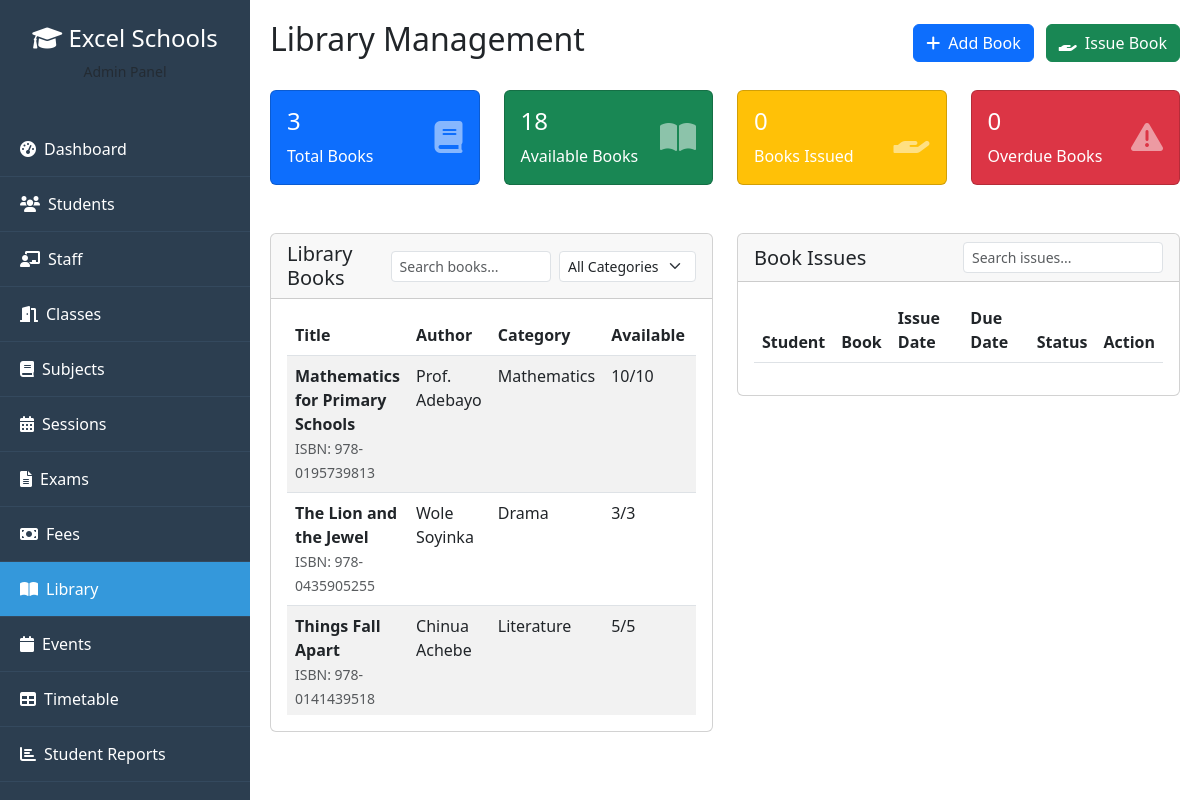
The page /admin/library.php (signed in) on the database its author committed.
### tables this page shows
CREATE TABLE library_books (
    id INT PRIMARY KEY AUTO_INCREMENT,
    isbn VARCHAR(20),
    title VARCHAR(255) NOT NULL,
    author VARCHAR(100),
    publisher VARCHAR(100),
    publication_year YEAR,
    edition VARCHAR(50),
    category VARCHAR(100),
    total_copies INT DEFAULT 1,
    available_copies INT DEFAULT 1,
    location VARCHAR(100),
    description TEXT,
    status ENUM('available', 'unavailable') DEFAULT 'available',
    created_at TIMESTAMP DEFAULT CURRENT_TIMESTAMP,
    updated_at TIMESTAMP DEFAULT CURRENT_TIMESTAMP ON UPDATE CURRENT_TIMESTAMP
);

### admin/library.php (the view, shortened to what this page needs)
<?php
$database = new Database();
$db = $database->getConnection();
$books_query = "SELECT * FROM library_books ORDER BY title";
$books = $db->query($books_query)->fetchAll(PDO::FETCH_ASSOC);
$issues_query = "SELECT bi.*, lb.title as book_title, lb.isbn, s.student_id, u.full_name as student_name,
                        c.name as class_name, us.full_name as issued_by_name
                 FROM book_issues bi
                 JOIN library_books lb ON bi.book_id = lb.id
                 JOIN students s ON bi.student_id = s.id
                 JOIN users u ON s.user_id = u.id
                 JOIN classes c ON s.class_id = c.id
                 JOIN users us ON bi.issued_by = us.id
                 ORDER BY bi.issue_date DESC";
$issues = $db->query($issues_query)->fetchAll(PDO::FETCH_ASSOC);
$settings_qry = "SELECT setting_key, setting_value FROM system_settings WHERE is_public = 1";
$settings_rst = $db->query($settings_qry);
$school_settings = [];
while ($row = $settings_rst->fetch(PDO::FETCH_ASSOC)) {
    $school_settings[$row['setting_key']] = $row['setting_value'];
}
?>
<!DOCTYPE html>
<html lang="en">
<head>
    <link href="https://cdn.jsdelivr.net/npm/bootstrap@5.3.0/dist/css/bootstrap.min.css" rel="stylesheet">
    <link href="https://cdnjs.cloudflare.com/ajax/libs/font-awesome/6.0.0/css/all.min.css" rel="stylesheet">
    <link rel="stylesheet" href="../assets/css/admin.css">
</head>
<body>
    <div class="sidebar">
        <div class="p-4 text-center">
            <h4><i class="fas fa-graduation-cap"></i> <?php echo $school_settings['school_name'] ?? 'Excel Schools'; ?></h4>
            <p class="text-muted small">Admin Panel</p>
        </div>
        <nav class="nav flex-column scrollable-menu">
            <a class="nav-link" href="dashboard.php"><i class="fas fa-tachometer-alt me-2"></i>Dashboard</a>
            <a class="nav-link" href="students.php"><i class="fas fa-users me-2"></i>Students</a>
            <a class="nav-link" href="staff.php"><i class="fas fa-chalkboard-teacher me-2"></i>Staff</a>
            <a class="nav-link" href="classes.php"><i class="fas fa-door-open me-2"></i>Classes</a>
            <a class="nav-link" href="subjects.php"><i class="fas fa-book me-2"></i>Subjects</a>
            <a class="nav-link" href="sessions.php"><i class="fas fa-calendar-alt me-2"></i>Sessions</a>
            <a class="nav-link" href="exams.php"><i class="fas fa-file-alt me-2"></i>Exams</a>
            <a class="nav-link" href="fees.php"><i class="fas fa-money-bill me-2"></i>Fees</a>
            <a class="nav-link active" href="library.php"><i class="fas fa-book-open me-2"></i>Library</a>
            <a class="nav-link" href="events.php"><i class="fas fa-calendar me-2"></i>Events</a>
            <a class="nav-link" href="timetable.php"><i class="fas fa-table me-2"></i>Timetable</a>
            <a class="nav-link" href="student_reports.php"><i class="fas fa-chart-bar me-2"></i>Student Reports</a>
            <a class="nav-link" href="student_promotion.php"><i class="fas fa-user-graduate me-2"></i>Student Promotion</a>
        </nav>
    </div>
    <div class="main-content">
        <div class="d-flex justify-content-between align-items-center mb-4">
            <h2>Library Management</h2>
            <div>
                <button class="btn btn-primary me-2" data-bs-toggle="modal" data-bs-target="#addBookModal">
                    <i class="fas fa-plus me-2"></i>Add Book
                </button>
                <button class="btn btn-success" data-bs-toggle="modal" data-bs-target="#issueBookModal">
                    <i class="fas fa-hand-holding me-2"></i>Issue Book
                </button>
            </div>
        </div>
        <div class="row mb-4">
            <div class="col-xl-3 col-md-6 mb-4">
                <div class="card text-white bg-primary">
                    <div class="card-body">
                        <div class="d-flex justify-content-between">
                            <div>
                                <h4><?php echo count($books); ?></h4>
                                <p class="mb-0">Total Books</p>
                            </div>
                            <div class="align-self-center">
                                <i class="fas fa-book fa-2x opacity-50"></i>
                            </div>
                        </div>
                    </div>
                </div>
            </div>
            <div class="col-xl-3 col-md-6 mb-4">
                <div class="card text-white bg-success">
                    <div class="card-body">
                        <div class="d-flex justify-content-between">
                            <div>
                                <h4><?php echo array_sum(array_column($books, 'available_copies')); ?></h4>
                                <p class="mb-0">Available Books</p>
                            </div>
                            <div class="align-self-center">
                                <i class="fas fa-book-open fa-2x opacity-50"></i>
                            </div>
                        </div>
                    </div>
                </div>
            </div>
            <div class="col-xl-3 col-md-6 mb-4">
                <div class="card text-white bg-warning">
                    <div class="card-body">
                        <div class="d-flex justify-content-between">
                            <div>
                                <h4><?php echo count(array_filter($issues, function($i) { return $i['status'] == 'issued'; })); ?></h4>
                                <p class="mb-0">Books Issued</p>
                            </div>
                            <div class="align-self-center">
                                <i class="fas fa-hand-holding fa-2x opacity-50"></i>
                            </div>
                        </div>
                    </div>
                </div>
            </div>
            <div class="col-xl-3 col-md-6 mb-4">
                <div class="card text-white bg-danger">
                    <div class="card-body">
                        <div class="d-flex justify-content-between">
                            <div>
                                <h4><?php echo count(array_filter($issues, function($i) {
                                    return $i['status'] == 'issued' && strtotime($i['due_date']) < time();
                                })); ?></h4>
                                <p class="mb-0">Overdue Books</p>
                            </div>
                            <div class="align-self-center">
                                <i class="fas fa-exclamation-triangle fa-2x opacity-50"></i>
                            </div>
                        </div>
                    </div>
                </div>
            </div>
        </div>
        <div class="row">
            <div class="col-md-6">
                <div class="card">
                    <div class="card-header d-flex justify-content-between align-items-center">
                        <h5 class="card-title mb-0">Library Books</h5>
                        <div class="d-flex gap-2">
                            <input type="text" id="searchBooks" class="form-control form-control-sm" placeholder="Search books...">
                            <select id="categoryFilter" class="form-select form-select-sm" style="width: 150px;">
                                <option value="">All Categories</option>
                            </select>
                        </div>
                    </div>
                    <div class="card-body">
                        <div class="scrollable-table">
                            <table class="table table-striped" id="booksTable">
                                <thead>
                                    <tr>
                                        <th>Title</th>
                                        <th>Author</th>
                                        <th>Category</th>
                                        <th>Available</th>
                                        <th>Status</th>
                                    </tr>
                                </thead>
                                <tbody>
                                    <?php foreach ($books as $book): ?>
                                        <tr>
                                            <td>
                                                <strong><?php echo $book['title']; ?></strong>
                                                <?php if ($book['isbn']): ?>
                                                    <br><small class="text-muted">ISBN: <?php echo $book['isbn']; ?></small>
                                                <?php endif; ?>
                                            </td>
                                            <td><?php echo $book['author'] ?: 'N/A'; ?></td>
                                            <td><?php echo $book['category'] ?: 'General'; ?></td>
                                            <td>
                                                <?php echo $book['available_copies']; ?>/<?php echo $book['total_copies']; ?>
                                            </td>
                                            <td>
                                            </td>
                                        </tr>
                                    <?php endforeach; ?>
                                </tbody>
                            </table>
                        </div>
                    </div>
                </div>
            </div>
            <div class="col-md-6">
                <div class="card">
                    <div class="card-header d-flex justify-content-between align-items-center">
                        <h5 class="card-title mb-0">Book Issues</h5>
                        <input type="text" id="searchIssues" class="form-control form-control-sm" placeholder="Search issues..." style="width: 200px;">
                    </div>
                    <div class="card-body">
                        <div class="scrollable-table">
                            <table class="table table-striped" id="issuesTable">
                                <thead>
                                    <tr>
                                        <th>Student</th>
                                        <th>Book</th>
                                        <th>Issue Date</th>
                                        <th>Due Date</th>
                                        <th>Status</th>
                                        <th>Action</th>
                                    </tr>
                                </thead>
                            </table>
                        </div>
                    </div>
                </div>
            </div>
        </div>
    </div>
</body>
</html>

### assets/css/admin.css (style rules this page uses)
.sidebar { background: #2c3e50; color: white; height: 100vh; position: fixed; width: 250px; transition: transform 0.3s ease; z-index: 1000; overflow-y: auto; }
.sidebar .nav-link { color: white; padding: 15px 20px; border-bottom: 1px solid #34495e; }
.sidebar .nav-link.active { background: #3498db; }
.main-content { margin-left: 250px; padding: 20px; transition: margin-left 0.3s ease; }

### admin/library.php (style rules this page uses)
.scrollable-table { max-height: 400px; overflow-y: auto; }

### rows shown on the page
library_books: title "Mathematics for Primary Schools", isbn "978-0195739813", author "Prof. Adebayo", category "Mathematics", available_copies "10", total_copies "10"
library_books: title "The Lion and the Jewel", isbn "978-0435905255", author "Wole Soyinka", category "Drama", available_copies "3", total_copies "3"
library_books: title "Things Fall Apart", isbn "978-0141439518", author "Chinua Achebe", category "Literature", available_copies "5", total_copies "5"

### other values the page prints
$school_settings['school_name'] "Excel Schools"
count($books) "3"
array_sum(array_column($books, 'available_copies')) "18"
